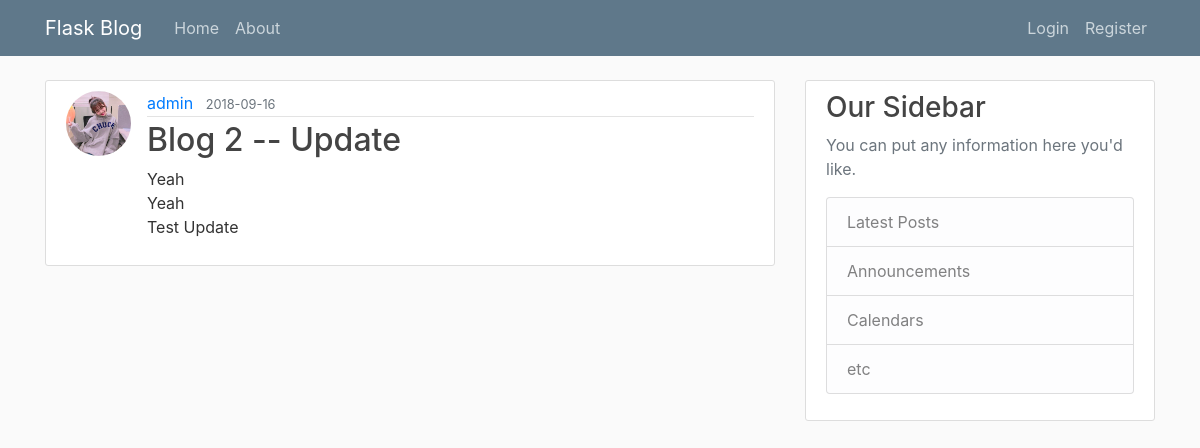
The page /post/2 on the database as committed earlier.
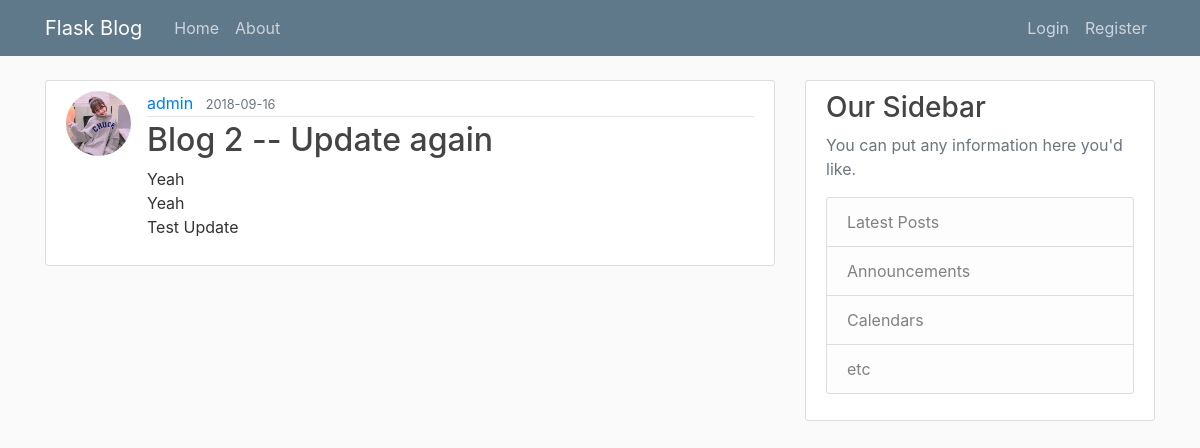
The same page on the database as committed later.
### flaskblog/models.py (models this page shows, shortened)
class Post(db.Model):
    id = db.Column(db.Integer, primary_key=True)
    title = db.Column(db.String(100), nullable=False)
    date_posted = db.Column(db.DateTime, nullable=False, default=datetime.utcnow)
    content = db.Column(db.Text, nullable=False)
    user_id = db.Column(db.Integer, db.ForeignKey('user.id'), nullable=False)

### flaskblog/routes.py (the view)
@app.route("/post/<int:post_id>")
def post(post_id):
    post = Post.query.get_or_404(post_id)
    return render_template('post.html', title=post.title, post=post)

### flaskblog/templates/post.html (shortened to what this page needs)
{% extends "layout.html" %}
{% block content %}
    <article class="media content-section">
        <img class="rounded-circle article-img" src="{{ url_for('static', filename='profile_pics/' + post.author.image_file) }}">
        <div class="media-body">
            <div class="article-metadata">
                <a class="mr-2" href="#">{{ post.author.username }}</a>
                <small class="text-muted">{{ post.date_posted.strftime('%Y-%m-%d') }}</small>
            </div>
            <h2 class="article-title">{{ post.title }}</h2>
            <p class="article-content">{{ post.content }}</p>
        </div>
    </article>
{% endblock %}

Rows that differ between the two databases and show on the page:
changed Post "Yeah Yeah Test Update": title "Blog 2 -- Update" → "Blog 2 -- Update again"
